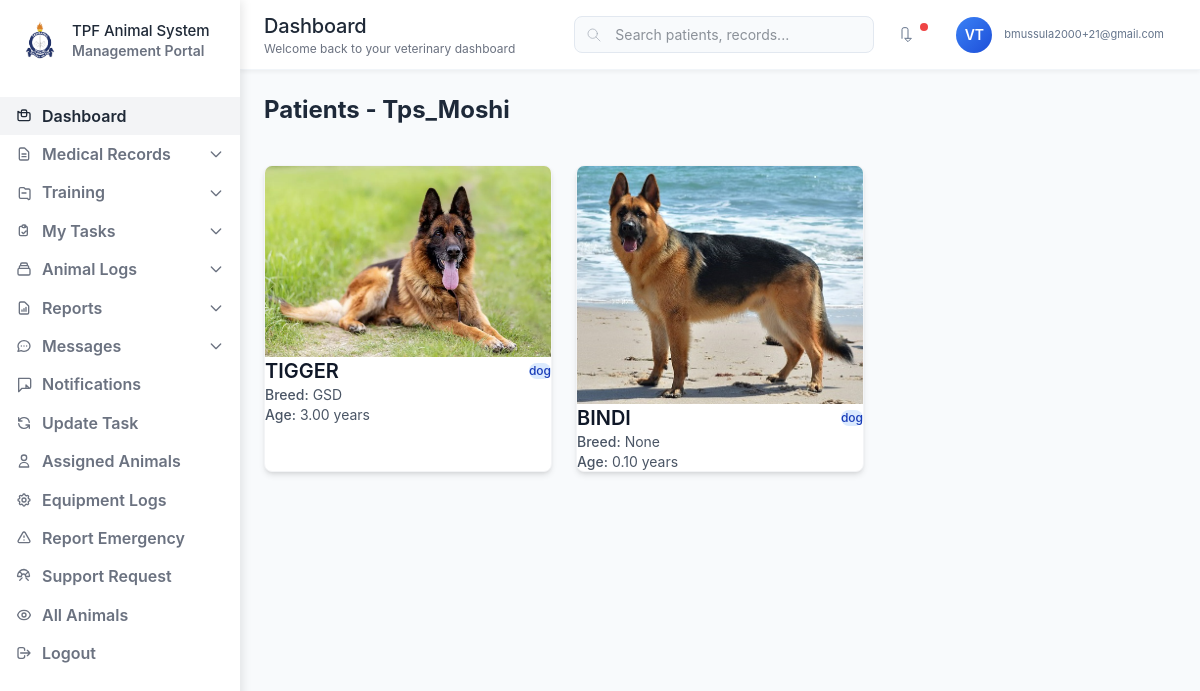
Before: /dashboard/vet/Tps_Moshi/patients/ (signed in) with the older database file.
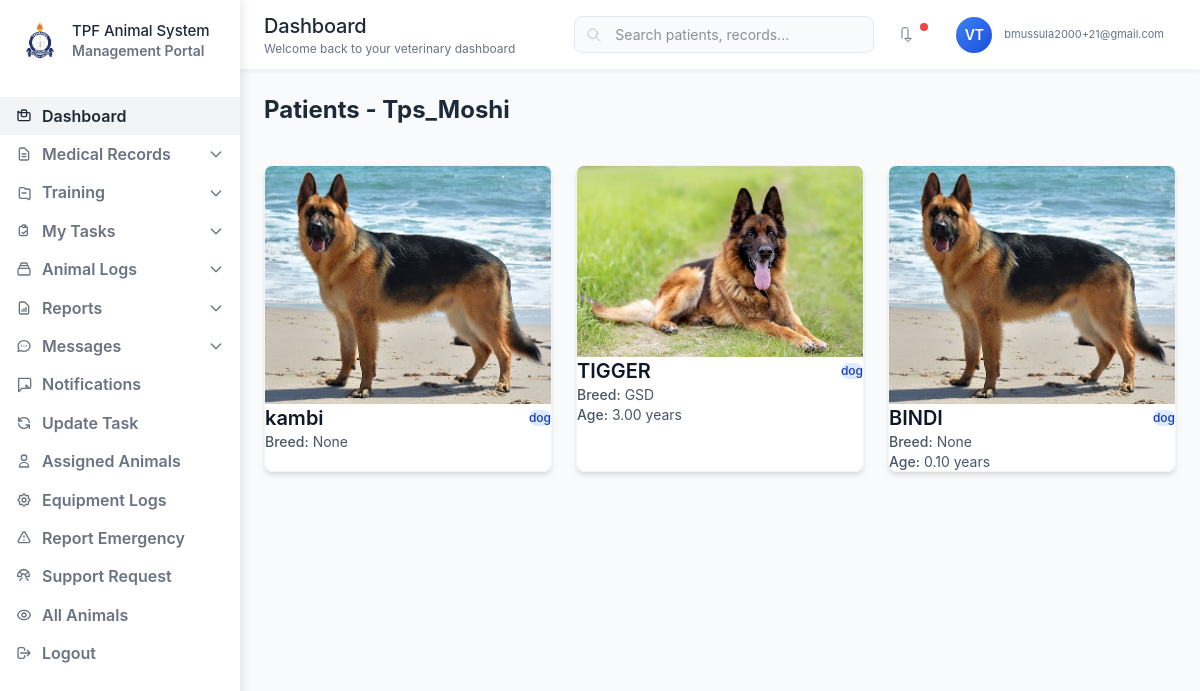
After: the same page with the newer database file.
### accounts/models.py (models this page shows, shortened)
class CustomUser(AbstractUser):
    email = models.EmailField(unique=True)
    role = models.CharField(max_length=30, choices=ROLES)
    branch = models.ForeignKey('core.Branch', on_delete=models.SET_NULL, null=True, blank=True)

### core/models.py (models this page shows, shortened)
class Branch(models.Model):
    name = models.CharField(max_length=100, unique=True)
    location = models.CharField(max_length=255, blank=True, null=True)
    is_active = models.BooleanField(default=True)

class Animal(models.Model):
    SPECIES_CHOICES = [
        ('dog', 'Dog'),
        ('horse', 'Horse'),
        ('cat', 'Cat'),
        ('other', 'Other'),
    ]
    name = models.CharField(max_length=255)
    species = models.CharField(max_length=100, choices=SPECIES_CHOICES)
    breed = models.CharField(max_length=100, blank=True, null=True)
    force_number = models.CharField(max_length=100, unique=True)
    age = models.DecimalField(max_digits=5, decimal_places=2)
    date_of_birth = models.DateField(null=True, blank=True)
    owner_name = models.CharField(max_length=255)
    photo = models.ImageField(upload_to='animal_photos/', blank=True, null=True)
    branch = models.ForeignKey(Branch, on_delete=models.CASCADE)
    assigned_users = models.ManyToManyField(CustomUser, related_name='assigned_animals', blank=True)
    assigned_vet = models.ForeignKey(CustomUser, on_delete=models.SET_NULL, null=True, blank=True, related_name='vet_animals')
    created_at = models.DateTimeField(auto_now_add=True)
    updated_at = models.DateTimeField(auto_now=True)
    class Meta:
        ordering = ['-created_at']

### veterinarian_dashboard/views.py (the view)
# urls.py: path('<str:branch>/patients/', patient_list, name='patient_list'),
@login_required
def patient_list(request, branch):
    patients = Animal.objects.filter(branch__name__iexact=branch)
    return render(request, 'veterinarian_dashboard/patient_list.html', {'patients': patients, 'branch': branch})

### templates/veterinarian_dashboard/patient_list.html (shortened to what this page needs)
{% extends "veterinarian_dashboard/base_dashboard.html" %}
{% block dashboard_content %}
<div class="p-6">
  <h2 class="text-2xl font-bold mb-6 text-gray-800">Patients - {{ branch|title }}</h2>
  <br>
    <br>
  {% if patients %}
  <div class="grid grid-cols-1 sm:grid-cols-2 lg:grid-cols-3 gap-6">
    {% for patient in patients %}
      <div class="bg-white shadow-md rounded-lg overflow-hidden hover:shadow-lg transition-all duration-300 border border-gray-100">
{% if patient.photo %}
<div class="w-full bg-gray-100 flex items-center justify-center p-2">
  <img src="{{ patient.photo.url }}" alt="{{ patient.name }}" class="w-full max-h-60 object-contain">
</div>
{% endif %}
        <div class="p-4">
          <div class="flex items-center justify-between mb-2">
            <h3 class="text-xl font-semibold text-gray-900">{{ patient.name }}</h3>
            <span class="px-2 py-1 text-xs font-medium rounded-full
              {% if patient.species|lower == 'dog' %}
                bg-blue-100 text-blue-800
              {% elif patient.species|lower == 'cat' %}
                bg-purple-100 text-purple-800
              {% elif patient.species|lower == 'horse' %}
                bg-yellow-100 text-yellow-800
              {% else %}
                bg-gray-100 text-gray-800
              {% endif %}
            ">
              {{ patient.species }}
            </span>
          </div>
          <p class="text-gray-600 mb-1">
            <span class="font-medium">Breed:</span> {{ patient.breed }}
          </p>
          {% if patient.age %}
          <p class="text-gray-600 mb-1">
            <span class="font-medium">Age:</span> {{ patient.age }} years
          </p>
          {% endif %}
        </div>
      </div>
    {% endfor %}
  </div>
  {% else %}
    <p class="text-gray-500">No patients found.</p>
  {% endif %}
</div>
{% endblock %}

### templates/veterinarian_dashboard/base_dashboard.html (shortened to what this page needs)
{% load static %}
<!DOCTYPE html>
<html lang="en">
<head>
  <link href="{% static 'css/dist/styles.css' %}" rel="stylesheet" />
</head>
<body>
<aside id="sidebar" class="sidebar">
  <div class="sidebar-logo flex items-center space-x-3">
    <img src="{% static 'images/tanzania-police-logo.png' %}" alt="Logo" class="w-10 h-10 object-contain" />
    <div>
      <div class="logo-text">TPF Animal System</div>
      <div class="logo-subtitle">Management Portal</div>
    </div>
  </div>
  <nav class="sidebar-nav">
    <a href="{% url 'vet_dashboard' branch=branch %}" class="nav-item {% block dashboard_active %}active{% endblock %}">
      Dashboard
    </a>
    <div class="nav-dropdown">
      <button class="nav-item" onclick="toggleDropdown(this)" aria-expanded="false">
        <svg class="nav-item-icon" fill="none" stroke="currentColor" viewBox="0 0 24 24" aria-hidden="true">
          <path stroke-linecap="round" stroke-linejoin="round" stroke-width="2" d="M9 12h6m-6 4h6m2 5H7a2 2 0 01-2-2V5a2 2 0 012-2h5.586a1 1 0 01.707.293l5.414 5.414a1 1 0 01.293.707V19a2 2 0 01-2 2z"/>
        </svg>
        Medical Records
        <svg class="dropdown-arrow" fill="none" stroke="currentColor" viewBox="0 0 24 24" aria-hidden="true">
          <path stroke-linecap="round" stroke-linejoin="round" stroke-width="2" d="M19 9l-7 7-7-7"/>
        </svg>
      </button>
    </div>
<div class="nav-dropdown">
  <button class="nav-item" onclick="toggleDropdown(this)" aria-expanded="false">
    <svg class="nav-item-icon" fill="none" stroke="currentColor" viewBox="0 0 24 24" aria-hidden="true">
      <path stroke-linecap="round" stroke-linejoin="round" stroke-width="2"
            d="M9 12h6m2 8H7a2 2 0 01-2-2V6a2 2 0 012-2h5l2 2h5a2 2 0 012 2v12a2 2 0 01-2 2z"/>
    </svg>
    Training
    <svg class="dropdown-arrow" fill="none" stroke="currentColor" viewBox="0 0 24 24" aria-hidden="true">
      <path stroke-linecap="round" stroke-linejoin="round" stroke-width="2" d="M19 9l-7 7-7-7"/>
    </svg>
  </button>
</div>
    <div class="nav-dropdown">
      <button class="nav-item" onclick="toggleDropdown(this)" aria-expanded="false">
        My Tasks
        <svg class="dropdown-arrow" fill="none" stroke="currentColor" viewBox="0 0 24 24" aria-hidden="true">
          <path stroke-linecap="round" stroke-linejoin="round" stroke-width="2" d="M19 9l-7 7-7-7"/>
        </svg>
      </button>
    </div>
    <div class="nav-dropdown">
      <button class="nav-item" onclick="toggleDropdown(this)" aria-expanded="false">
        Animal Logs
        <svg class="dropdown-arrow" fill="none" stroke="currentColor" viewBox="0 0 24 24" aria-hidden="true">
          <path stroke-linecap="round" stroke-linejoin="round" stroke-width="2" d="M19 9l-7 7-7-7"/>
        </svg>
      </button>
    </div>
    <div class="nav-dropdown">
      <button class="nav-item" onclick="toggleDropdown(this)" aria-expanded="false">
        <svg class="nav-item-icon" fill="none" stroke="currentColor" viewBox="0 0 24 24" aria-hidden="true">
          <path stroke-linecap="round" stroke-linejoin="round" stroke-width="2" d="M9 17v-2m3 2v-4m3 4v-6m2 10H7a2 2 0 01-2-2V5a2 2 0 012-2h5.586a1 1 0 01.707.293l5.414 5.414a1 1 0 01.293.707V19a2 2 0 01-2 2z"/>
        </svg>
        Reports
        <svg class="dropdown-arrow" fill="none" stroke="currentColor" viewBox="0 0 24 24" aria-hidden="true">
          <path stroke-linecap="round" stroke-linejoin="round" stroke-width="2" d="M19 9l-7 7-7-7"/>
        </svg>
      </button>
    </div>
    <div class="nav-dropdown">
      <button class="nav-item" onclick="toggleDropdown(this)" aria-expanded="false">
        Messages
        <svg class="dropdown-arrow" fill="none" stroke="currentColor" viewBox="0 0 24 24" aria-hidden="true">
          <path stroke-linecap="round" stroke-linejoin="round" stroke-width="2" d="M19 9l-7 7-7-7"/>
        </svg>
      </button>
    </div>
    <a href="{% url 'notifications' branch=branch %}" class="nav-item">
      <svg class="nav-item-icon" fill="none" stroke="currentColor" viewBox="0 0 24 24" aria-hidden="true">
        <path stroke-linecap="round" stroke-linejoin="round" stroke-width="2" d="M15 17h5l-5-5v5zM4 2v20l5-5h11a2 2 0 002-2V4a2 2 0 00-2-2H4z"/>
      </svg>
      Notifications
    </a>
    <a href="{% url 'update_task' branch=branch %}" class="nav-item">
      <svg class="nav-item-icon" fill="none" stroke="currentColor" viewBox="0 0 24 24" aria-hidden="true">
        <path stroke-linecap="round" stroke-linejoin="round" stroke-width="2" d="M4 4v5h.582m15.356 2A8.001 8.001 0 004.582 9m0 0H9m11 11v-5h-.581m0 0a8.003 8.003 0 01-15.357-2m15.357 2H15"/>
      </svg>
      Update Task
    </a>
    <a href="{% url 'animal_list' branch=branch %}" class="nav-item">
      <svg class="nav-item-icon" fill="none" stroke="currentColor" viewBox="0 0 24 24" aria-hidden="true">
        <path stroke-linecap="round" stroke-linejoin="round" stroke-width="2" d="M16 7a4 4 0 11-8 0 4 4 0 018 0zM12 14a7 7 0 00-7 7h14a7 7 0 00-7-7z"/>
      </svg>
      Assigned Animals
    </a>
    <a href="{% url 'equipment_logs' branch=branch %}" class="nav-item">
      Equipment Logs
    </a>
    <a href="{% url 'report_emergency' branch=branch %}" class="nav-item">
      <svg class="nav-item-icon" fill="none" stroke="currentColor" viewBox="0 0 24 24" aria-hidden="true">
        <path stroke-linecap="round" stroke-linejoin="round" stroke-width="2" d="M12 9v2m0 4h.01m-6.938 4h13.856c1.54 0 2.502-1.667 1.732-3L13.732 4c-.77-1.333-2.694-1.333-3.464 0L3.34 16c-.77 1.333.192 3 1.732 3z"/>
      </svg>
      Report Emergency
    </a>
    <a href="{% url 'support_request' branch=branch %}" class="nav-item">
      Support Request
    </a>
    <a href="{% url 'animal_list' branch=branch %}" class="nav-item">
      All Animals
    </a>
    <a href="{% url 'logout' %}" class="nav-item nav-item-logout">
      <svg class="nav-item-icon" fill="none" stroke="currentColor" viewBox="0 0 24 24" aria-hidden="true">
        <path stroke-linecap="round" stroke-linejoin="round" stroke-width="2" d="M17 16l4-4m0 0l-4-4m4 4H7m6 4v1a3 3 0 01-3 3H6a3 3 0 01-3-3V7a3 3 0 013-3h4a3 3 0 013 3v1"/>
      </svg>
      Logout
    </a>
  </nav>
</aside>
  <main class="main-content">
    <header class="top-header">
      <div class="header-left">
        <div>
          <h1 class="page-title">{% block page_header %}Dashboard{% endblock %}</h1>
          <p class="page-subtitle">{% block page_subtitle %}Welcome back to your veterinary dashboard{% endblock %}</p>
        </div>
      </div>
      <div class="header-right">
        <div class="search-box">
          <svg class="search-icon" fill="none" stroke="currentColor" viewBox="0 0 24 24" aria-hidden="true">
            <path stroke-linecap="round" stroke-linejoin="round" d="M21 21l-6-6m2-5a7 7 0 11-14 0 7 7 0 0114 0z"/>
          </svg>
          <input type="text" class="search-input" placeholder="Search patients, records..." />
        </div>
        <div class="header-actions">
          <button class="header-btn" aria-label="Notifications">
            <svg class="nav-item-icon" fill="none" stroke="currentColor" viewBox="0 0 24 24" aria-hidden="true">
              <path stroke-linecap="round" stroke-linejoin="round" d="M15 17h5l-5 5-5-5h5v-13a3 3 0 00-3-3H9a3 3 0 00-3 3v13"/>
            </svg>
            <span class="notification-badge"></span>
          </button>
          <div class="user-profile" aria-label="User profile">
            <div class="user-avatar">
              {{ request.user.first_name.0|default:'V' }}{{ request.user.last_name.0|default:'T' }}
            </div>
            <div class="user-info">
              <div class="user-email">{{ request.user.email }}</div>
            </div>
          </div>
        </div>
      </div>
    </header>
    <section class="content-area">
      {% block content %}
      {% block dashboard_content %}{% endblock %}
      {% endblock %}
    </section>
  </main>
</body>
</html>

### templates/veterinarian_dashboard/base_dashboard.html (style rules this page uses)
* { margin: 0; padding: 0; box-sizing: border-box; }
body { font-family: -apple-system, BlinkMacSystemFont, 'Inter', 'Segoe UI', Roboto, sans-serif; background: #f8fafc; color: #1f2937; font-size: 14px; line-height: 1.4; -webkit-font-smoothing: antialiased; -moz-osx-font-smoothing: grayscale; }
.sidebar { width: 240px; background: #fff; height: 100vh; position: fixed; left: 0; top: 0; z-index: 1000; overflow-y: auto; transition: transform .3s ease; box-shadow: 2px 0 10px rgba(0, 0, 0, 0.1); }
.sidebar-logo { padding: 20px; display: flex; align-items: center; gap: 12px; }
.logo-text { font-size: 15px; font-weight: 500; color: #1f2937; letter-spacing: -0.005em; }
.logo-subtitle { font-size: 14px; color: #6b7280; font-weight: 600; letter-spacing: 0; }
.sidebar-nav { padding: 16px 0; }
.nav-item { display: flex; align-items: center; padding: 8px 16px; color: #6b7280; text-decoration: none; transition: all .2s ease; width: 100%; background: none; border: none; cursor: pointer; font-size: 16px; font-weight: 600; letter-spacing: 0; }
.nav-item.active { background: #f3f4f6; color: #1f2937; border-right: none; }
.nav-item-icon { width: 16px; height: 16px; margin-right: 10px; stroke-width: 1.5; }
.nav-dropdown { position: relative; }
.dropdown-arrow { width: 16px; height: 16px; margin-left: auto; transition: transform .2s ease; }
.main-content { margin-left: 240px; min-height: 100vh; background: #f8fafc; }
.top-header { background: #fff; border-bottom: 1px solid #f1f5f9; padding: 0 24px; height: 70px; display: flex; align-items: center; justify-content: space-between; position: sticky; top: 0; z-index: 100; box-shadow: 0 2px 4px rgba(0, 0, 0, 0.05); }
.header-left { display: flex; align-items: center; gap: 16px; }
.page-title { font-size: 20px; font-weight: 500; color: #1f2937; letter-spacing: -0.01em; }
.page-subtitle { font-size: 12px; color: #6b7280; margin-top: 1px; font-weight: 400; letter-spacing: 0; }
.header-right { display: flex; align-items: center; gap: 16px; }
.search-box { position: relative; display: flex; align-items: center; }
.search-input { width: 300px; padding: 8px 12px 8px 40px; border: 1px solid #e2e8f0; border-radius: 8px; font-size: 14px; background: #f8fafc; transition: all .2s ease; }
.search-icon { position: absolute; left: 12px; width: 16px; height: 16px; color: #9ca3af; }
.header-actions { display: flex; align-items: center; gap: 12px; }
.header-btn { background: none; border: none; padding: 8px; border-radius: 8px; cursor: pointer; color: #64748b; position: relative; transition: all .2s; }
.notification-badge { position: absolute; top: 4px; right: 4px; width: 8px; height: 8px; background: #ef4444; border-radius: 50%; }
.user-profile { display: flex; align-items: center; gap: 12px; padding: 8px 12px; border-radius: 8px; cursor: pointer; transition: all .2s ease; }
.user-avatar { width: 36px; height: 36px; border-radius: 50%; background: linear-gradient(135deg, #3b82f6, #1d4ed8); display: flex; align-items: center; justify-content: center; color: #fff; font-weight: 600; font-size: 14px; }
.user-info { display: flex; flex-direction: column; }
.user-email { font-size: 11px; color: #64748b; font-weight: 400; }
.content-area { padding: 24px; }

Changed rows visible on the page:
added Animal: photo (picture), name "kambi", species "dog", breed "None"
